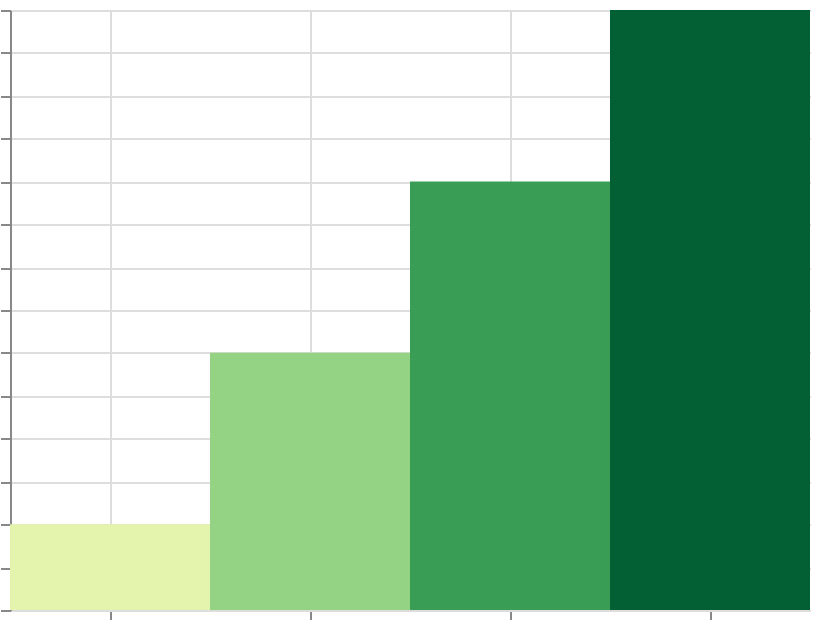

The specification (Vega-Lite) saved for this image:
### Vega specification from a JSON file in a GitHub repository (floating-point values rounded to 4 significant figures)
{"$schema": "https://vega.github.io/schema/vega/v6.json", "width": 400, "height": 300, "padding": 5, "autosize": "none", "data": [{"name": "table", "values": [{"cat": "A", "val": 10}, {"cat": "B", "val": 30}, {"cat": "C", "val": 50}, {"cat": "D", "val": 70}]}], "scales": [{"name": "x", "type": "band", "domain": {"data": "table", "field": "cat", "sort": true}, "range": "width"}, {"name": "y", "type": "linear", "domain": {"data": "table", "field": "val"}, "range": [{"signal": "height"}, 0], "zero": true, "nice": true}, {"name": "color", "type": "linear", "domain": {"data": "table", "field": "val"}, "range": {"scheme": "yellowgreen"}}], "marks": [{"type": "rect", "from": {"data": "table"}, "encode": {"update": {"x": {"scale": "x", "field": "cat"}, "width": {"scale": "x", "band": 1}, "y": {"scale": "y", "field": "val"}, "y2": {"scale": "y", "value": 0}, "fill": {"scale": "color", "field": "val"}}}}], "axes": [{"scale": "x", "orient": "bottom", "grid": true, "labels": false}, {"scale": "y", "orient": "left", "grid": true, "labels": false}], "legends": [{"fill": "color"}]}
